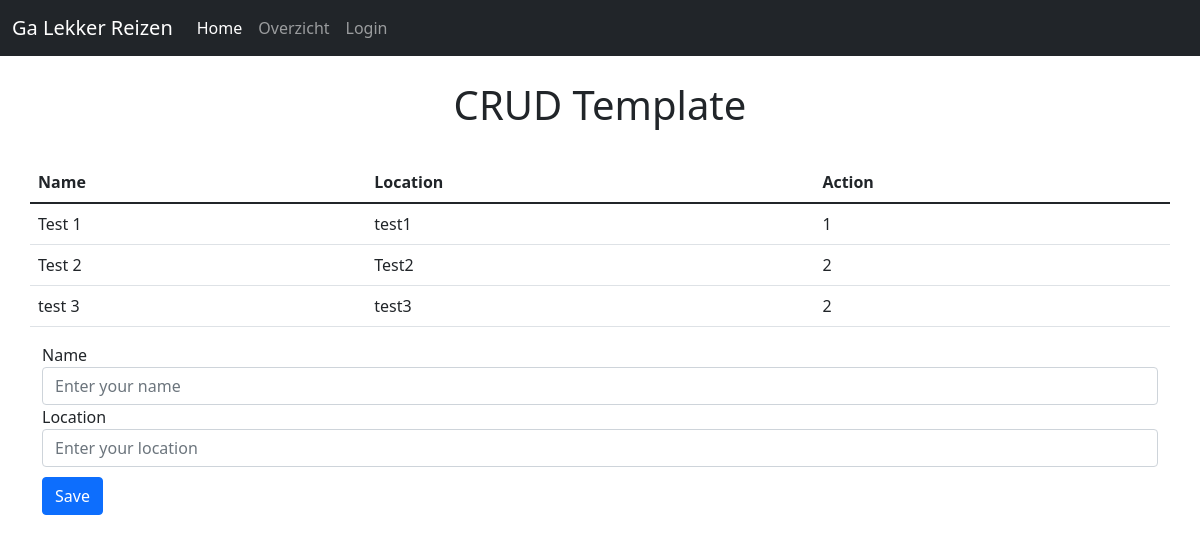
Before: / with the older database file.
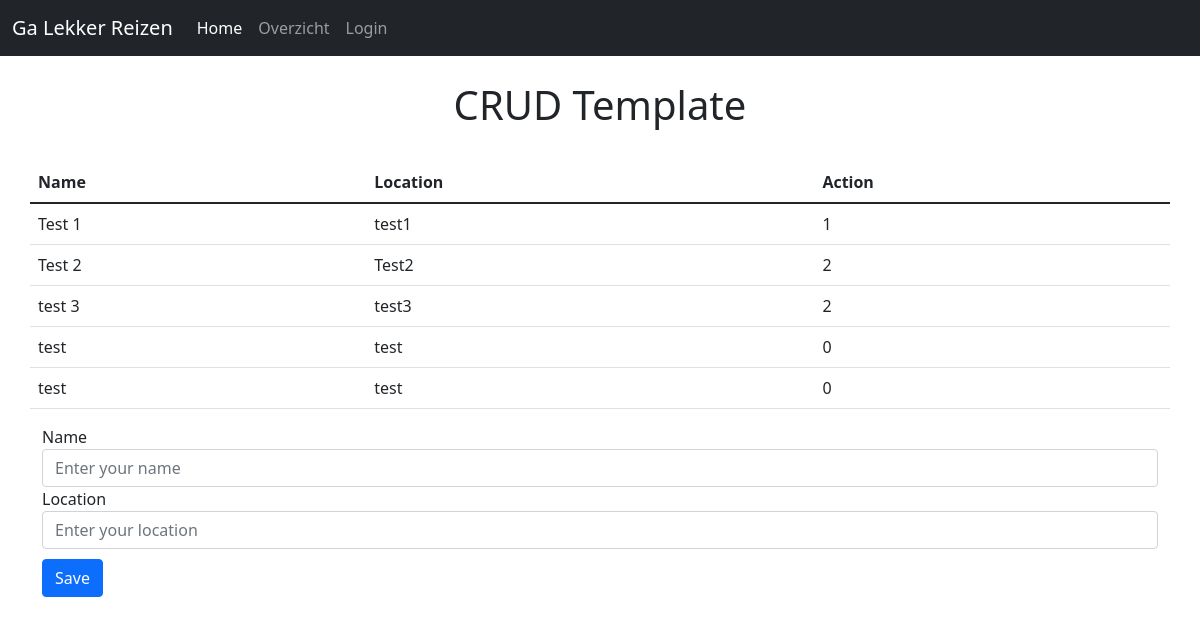
After: the same page with the newer database file.
### tables this page shows
CREATE TABLE `data` (
  `id` int(11) NOT NULL,
  `name` varchar(255) NOT NULL,
  `location` varchar(255) NOT NULL,
  `reisID` int(11) NOT NULL
);

### process.php (called while the page is built, shortened)
<?php
$update = false;
$name = '';
$location = '';
?>

### index.php (the view, shortened to what this page needs)
<!DOCTYPE html>
<?php
    if(!isset($_SESSION['username']))
    {
        $login = '<a class="nav-link" href="login.php">Login</a>';
    }
?>
<html lang="en">
<head>
    <link href="https://cdn.jsdelivr.net/npm/bootstrap@5.1.3/dist/css/bootstrap.min.css" rel="stylesheet">
    <link rel="stylesheet" href="scss/main.css">
</head>
<body>
    <nav class="navbar navbar-expand-lg navbar-dark bg-dark">
        <div class="container-fluid">
            <a class="navbar-brand" href="index.php">Ga Lekker Reizen</a>
            <div class="collapse navbar-collapse" id="navbarNavDropdown">
                <ul class="navbar-nav">
                    <li class="nav-item">
                        <a class="nav-link active" aria-current="page" href="index.php">Home</a>
                    </li>
                    <li class="nav-item">
                        <a class="nav-link" href="overzicht.php">Overzicht</a>
                    </li>
                    <li class="nav-item">
                        <?php echo $login; ?>
                    </li>
                </ul>
            </div>
        </div>
    </nav>
    <?php require_once 'process.php'; ?>
    <h1> CRUD Template </h1>
        <div class="container">
        <?php
            require_once 'config.php';
            $result = $mysqli->query("SELECT * FROM data") or die($mysqli->error);
            ?>
            <div class="row justify-content-center">
                <table class="table">
                    <thead>
                        <tr>
                            <th>Name</th>
                            <th>Location</th>
                            <th colspan="2">Action</th>
                        </tr>
                    </thead>
                <?php
                    while ($row = $result->fetch_assoc()): ?>
                        <tr>
                            <td><?= $row['name']; ?></td>
                            <td><?= $row['location']; ?></td>
                            <td><?= $row['reisID'] ?></td>
                            <td>
                            </td>
                        </tr>
                        <?php endwhile; ?>
                </table>
            </div>
        <div class="row justify-content-center">
            <form action="process.php" method="POST">
                <div class="form-group">
                    <label>Name</label>
                    <input type="text" name="name" class="form-control" value="<?= $name; ?>" placeholder="Enter your name">
                </div>
                <div class="form-group">
                    <label>Location</label>
                    <input type="text" name="location" class="form-control" value="<?= $location; ?>" placeholder="Enter your location">
                </div>
                <div class="form-group button">
                    <?php
                        if ($update == true) {
                    ?>
                        <button type="submit" class="btn btn-info" name="update">Update</button>
                        <a href="index.php" class="btn btn-secondary">Back</a>
                    <?php } else { ?>
                            <button type="submit" class="btn btn-primary" name="save">Save</button>
                    <?php } ?>
                </div>
            </form>
        </div>
    </div>
</body>
</html>

Changed rows visible on the page:
added data: name "test", location "test", reisID "0"
added data: name "test", location "test", reisID "0"
